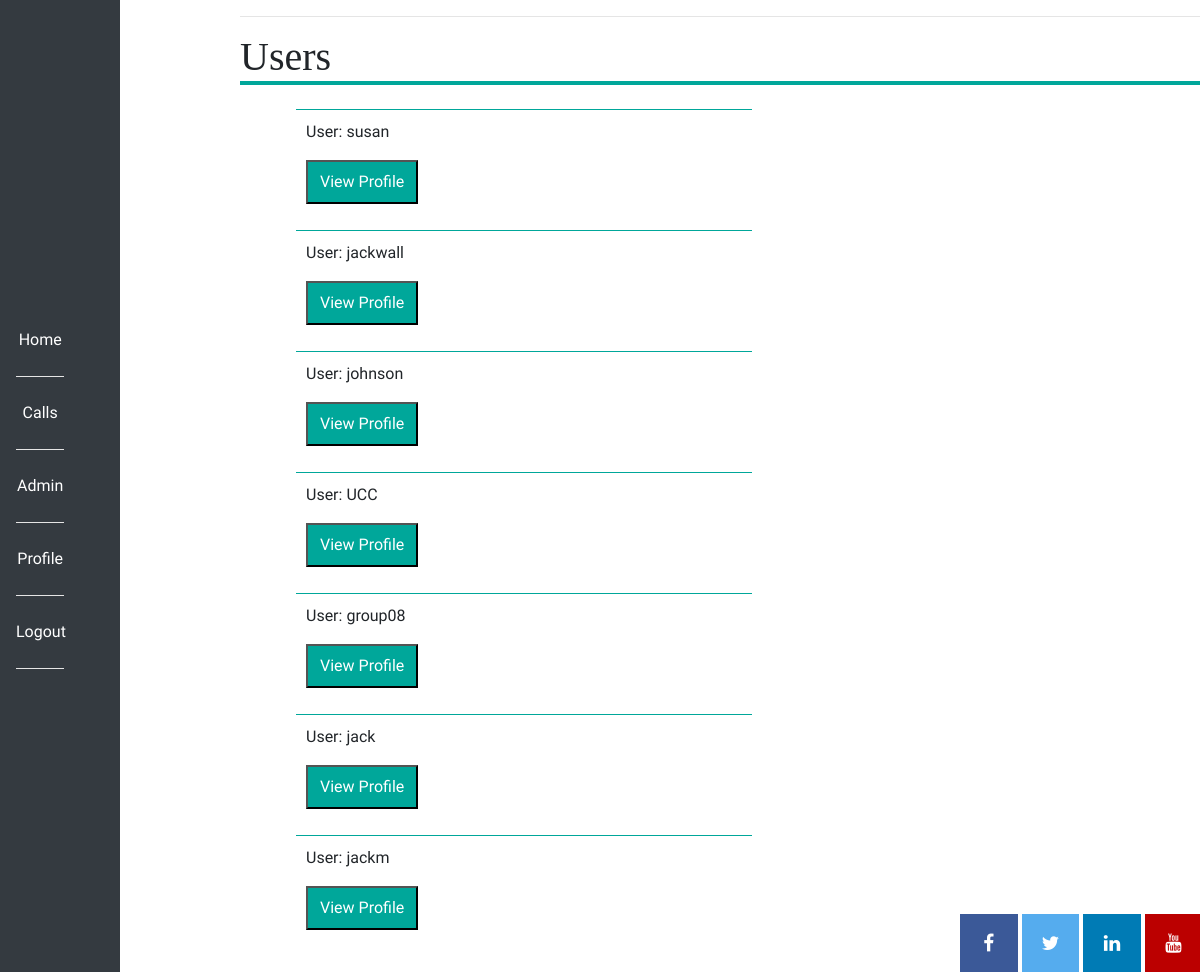
The app's page /view_users (signed in), older data.
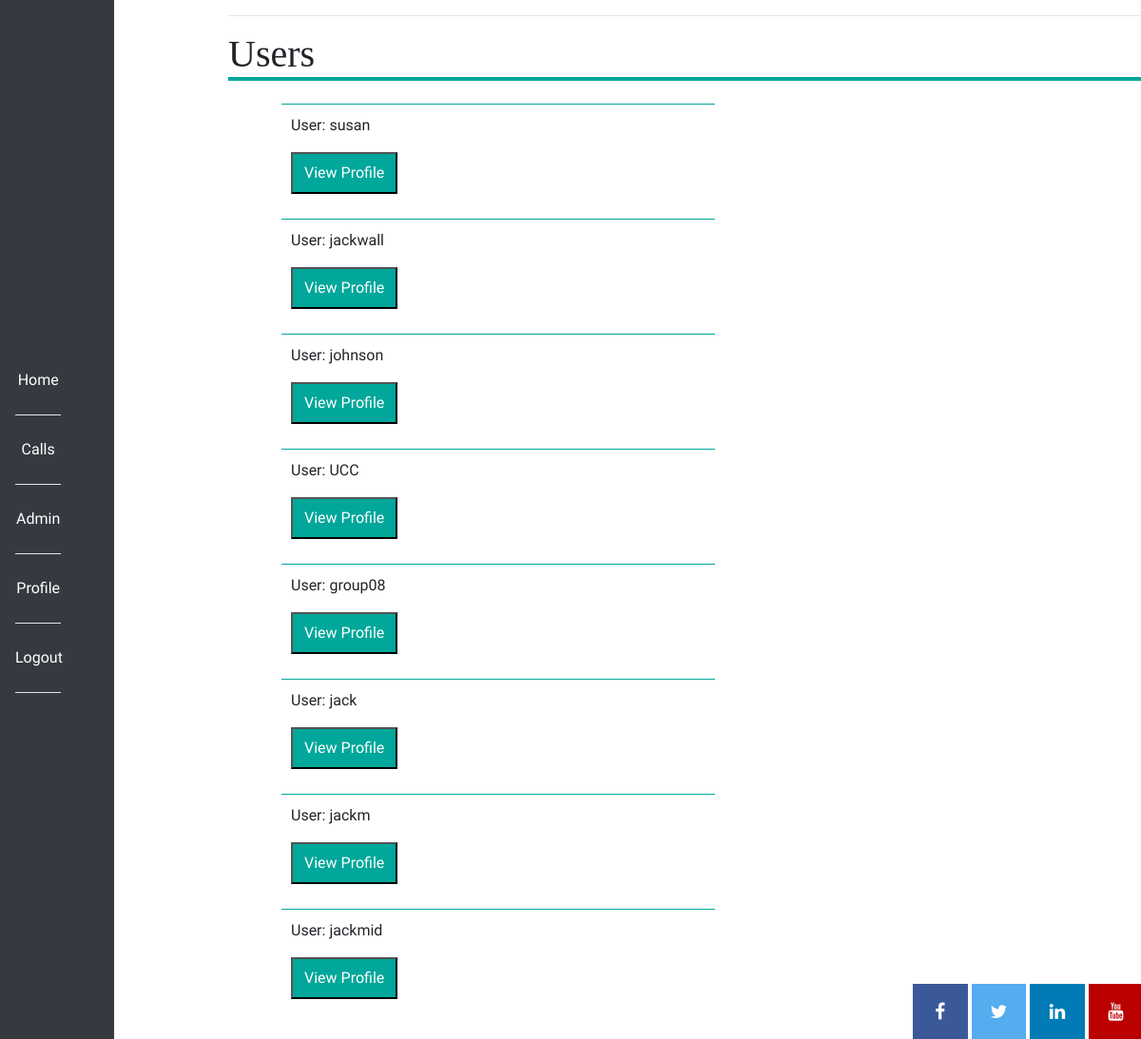
The same page, newer data.
### app/models.py (models this page shows, shortened)
class User(db.Model, UserMixin):
    id = db.Column(db.Integer, primary_key=True)
    username = db.Column(db.String(64), index=True, unique=True)
    email = db.Column(db.String(120), index=True, unique=True)
    password_hash = db.Column(db.String(128))
    access = db.Column(db.Integer)
    proposals = db.relationship('Proposal', backref='author', lazy='dynamic')
    education_info = db.relationship("EducationInfo", backref="author", lazy="dynamic")
    employment = db.relationship("Employment", backref="author", lazy="dynamic")
    professional_studies = db.relationship("ProfessionalStudies", backref="author", lazy="dynamic")
    distinctions_and_awards = db.relationship("DistinctionsAndAwards", backref="author", lazy="dynamic")
    funding_diversification = db.relationship("FundingDiversification", backref="author", lazy="dynamic")
    team_members = db.relationship("TeamMembers", backref="author", lazy="dynamic")
    impacts = db.relationship("Impacts", backref="author", lazy="dynamic")
    innovations = db.relationship("Innovation", backref="author", lazy="dynamic")
    publications = db.relationship("Publication", backref="author", lazy="dynamic")
    presentations = db.relationship("Presentation", backref="author", lazy="dynamic")
    academic_collabs = db.relationship("AcademicCollabs", backref="author", lazy="dynamic")
    non_academic_collabs = db.relationship("NonAcademicCollabs", backref="author", lazy="dynamic")
    conferences = db.relationship("Conference", backref="author", lazy="dynamic")
    communications = db.relationship("Communications", backref="author", lazy="dynamic")
    funding_ratio = db.relationship("FundingRatio", backref="author", lazy="dynamic")
    public_engagement = db.relationship("PublicEngagement", backref="author", lazy="dynamic")
    about_me = db.Column(db.String(140))
    last_seen = db.Column(db.String(20), default=datetime.utcnow().strftime("%B %d %Y"))
    def is_admin(self):
        return self.access == 2

### app/routes.py (the view)
@app.route("/view_users")
@login_required
def view_users():
    if not current_user.is_admin():
        flash("Admin area only")
        return redirect(url_for("index"))
    users = User.query.all()
    return render_template("view_users.html", svg=svg, title="View Users", users=users)

### app/models.py (called while the page is built)
@login.user_loader
def load_user(id):
    return User.query.get(int(id))

### app/routes.py (called while the page is built)
@app.before_request
def before_request():
    if current_user.is_authenticated:
        current_user.last_seen = datetime.utcnow().strftime("%B %d %Y")
        db.session.commit()

### app/templates/view_users.html
{% extends "base.html" %}
{% block content %}
<main>
<h1>Users</h1>
<ul>
{% for entry in users %}
    <li class="list">
    <p>User: {{ entry.username }}</p>
    <a href="{{ url_for('profile', user_id=entry.id) }}"><button>View Profile</button></a>
    </li>
{% endfor %}
</ul>
</main>
{% endblock %}

Row changes from the older to the newer data that the page shows:
added User: username "jackmid"
